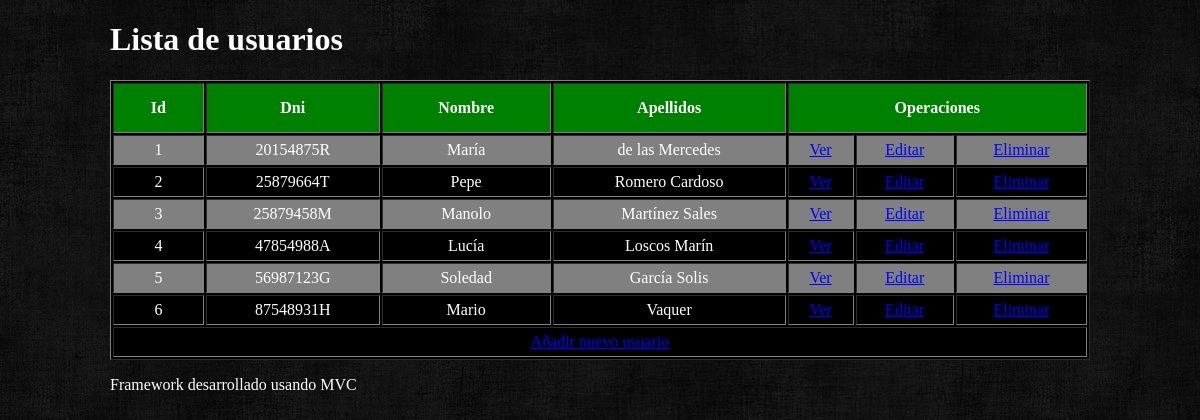
Before: / with the older database file.
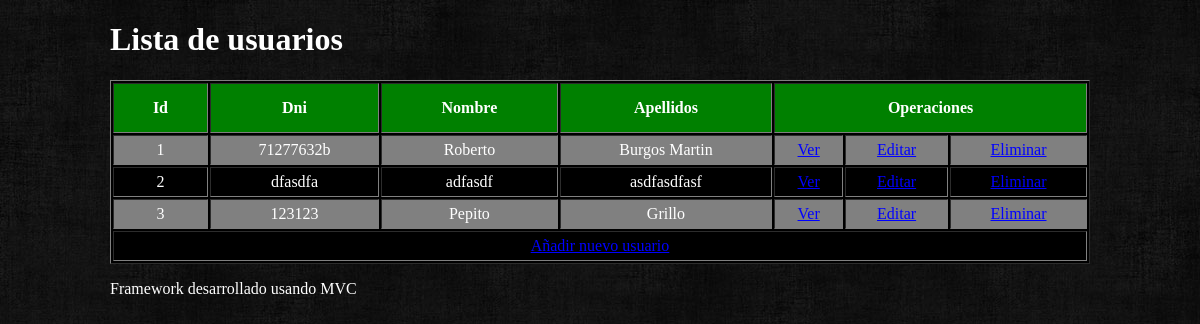
After: the same page with the newer database file.
### tables this page shows
CREATE TABLE IF NOT EXISTS `usuarios` (
  `id` int(10) NOT NULL AUTO_INCREMENT,
  `dni` varchar(9) NOT NULL,
  `nombre` varchar(20) NOT NULL,
  `apellidos` varchar(50) NOT NULL,
  PRIMARY KEY (`id`)
);

### application/Request.php (called while the page is built, shortened)
<?php
class Request{
    private $_controller;
    public function __construct() {
        if(!$this->_controller) {
            $this->_controller = DEFAULT_CONTROLLER;
        }
    }
    public function getController() {return $this->_controller;}
}

### controllers/userController.php (called while the page is built, shortened)
<?php
class userController extends Controller {
    private $_user;
    public function __construct () {
        $this->_user = $this->loadModel('user');
    }
    public function index(){
        $this->_view->users = $this->_user->getUsers();
        $this->_view->title = "Lista de usuarios";
        $this->_view->render('index');
    }
}

### index.php (called while the page is built, shortened)
<?php
require_once APP_PATH . 'Request.php';
require_once APP_PATH . 'Bootstrap.php';
require_once APP_PATH . 'Controller.php';
require_once APP_PATH . 'Model.php';
require_once APP_PATH . 'View.php';
try{
    Bootstrap::run(new Request);
}catch(Exception $e){
    echo $e->getMessage();;
}
?>

### application/Model.php (called while the page is built, shortened)
<?php
class Model {
    public function __construct() {
        $this->_db = new Database();
    }
}

### models/userModel.php (called while the page is built, shortened)
<?php
class userModel extends Model {
    public function getUsers(){
        $user = $this->_db->query('SELECT * FROM usuarios');
        return $user->fetchall();
    }
}

### application/Controller.php (called while the page is built, shortened)
<?php
abstract class Controller {
    protected function loadModel($model) {
        $model = $model . 'Model';
        $pathModel = ROOT . 'models' . DS . $model . '.php';
        if(is_readable($pathModel)) {
            $model = new $model;
            return $model;
        }
        else {
            throw new Exception("Error de Modelo");
        }
    }
}

### views/user/index.phtml (the view)
<?php if(isset($this->users)  && count($this->users)): ?>
<table border="1">
    <tr>
        <th>Id</th>
        <th>Dni</th>
        <th>Nombre</th>
        <th>Apellidos</th>
        <th colspan="3">Operaciones</th>
    </tr>
<?php foreach ($this->users as $user): ?>
    <tr id="cuerpo">
        <td><?php echo $user['id']?></td>
        <td><?php echo $user['dni']?></td>
        <td><?php echo $user['nombre']?></td>
        <td><?php echo $user['apellidos']?></td>
        <td>
            <a href="<?php echo BASE_URL . 'user/view/' . $user['id']; ?>">Ver</a>
        </td>
        <td>
            <a href="<?php echo BASE_URL . 'user/edit/' . $user['id']; ?>">Editar</a>
        </td>
        <td>
            <a href="<?php echo BASE_URL . 'user/delete/' . $user['id']; ?>">Eliminar</a>
        </td>
    </tr>
<?php endforeach; ?>
    <tr>
        <td colspan="7"><a href="<?php echo BASE_URL . 'user/add' ?>">Añadir nuevo usuario</a></td>
    </tr>
</table>
<?php else: ?>
    <p><strong>No hay datos en la base de datos</strong></p>
<?php endif; ?>

### application/Bootstrap.php (shortened to what this page needs)
<?php
class Bootstrap {
    public static function run(Request $request) {
        $controller     = $request->getController() . 'Controller';
        $pathController = ROOT . 'controllers' . DS . $controller . '.php';
        $method         = $request->getMethod();
        $args           = $request->getArgs();
        if(is_readable($pathController)) {
            $controller = new $controller;
            if(isset($args)) {
                call_user_func_array(array($controller, $method), $args);
            }
            else {
                call_user_func(array($controller, $method));
            }
        }
        else {
            throw new Exception("No encontrado");
        }
    }
}

### application/View.php
<?php
class View {
    private $_controller;
    public function __construct (Request $request) {
        $this->_controller = $request->getController();
    }
    public function render($view, $item = false) {
        $layoutParams = array(
            'css_path' => BASE_URL . 'views/layout/' . DEFAULT_LAYOUT . '/css',
            'img_path' => BASE_URL . 'views/layout/' . DEFAULT_LAYOUT . '/img',
            'js_path'  => BASE_URL . 'views/layout/' . DEFAULT_LAYOUT . '/js');
        $pathView = ROOT . 'views' . DS . $this->_controller . DS . $view . '.phtml';
        if(is_readable($pathView)) {
            include_once ROOT . 'views' . DS . 'layout' . DS . DEFAULT_LAYOUT . DS . 'header.php';
            include_once $pathView;
            include_once ROOT . 'views' . DS . 'layout' . DS . DEFAULT_LAYOUT . DS . 'footer.php';
        }
        else {
            throw new Exception('La vista no se ha cargado');
        }
    }
}

### views/layout/default/header.php (shortened to what this page needs)
<!DOCTYPE html>
<html>
<head>
    <link rel="stylesheet" href="<?php echo $layoutParams['css_path'] ?>/style.css"/>
</head>
<body>
    <div id="main">
        <h1><?php echo isset($this->title) ? $this->title : 'Titulo general'; ?></h1>

### views/layout/default/footer.php
    <footer>
        <p>Framework desarrollado usando MVC</p>
    </footer>
    </div>
</body>
</html>

### views/layout/default/css/style.css (style rules this page uses)
body { color: white; background: transparent url('../img/fondo.jpeg') repeat; }
a, a:visited { color:blue; }
#main { width: 980px; margin: 0 auto; }
table { width: 980px; text-align: center; background: black }
td { padding: 5px }
th { padding: 15px; background: green }
tr#cuerpo:nth-child(2n) { background: gray }

Changed rows visible on the page:
removed usuarios: id "4", dni "47854988A", nombre "Lucía", apellidos "Loscos Marín"
removed usuarios: id "5", dni "56987123G", nombre "Soledad", apellidos "García Solis"
removed usuarios: id "6", dni "87548931H", nombre "Mario", apellidos "Vaquer"
changed usuarios id 1: dni "20154875R" → "71277632b"; nombre "María" → "Roberto"; apellidos "de las Mercedes" → "Burgos Martin"
changed usuarios id 2: dni "25879664T" → "dfasdfa"; nombre "Pepe" → "adfasdf"; apellidos "Romero Cardoso" → "asdfasdfasf"
changed usuarios id 3: dni "25879458M" → "123123"; nombre "Manolo" → "Pepito"; apellidos "Martínez Sales" → "Grillo"
